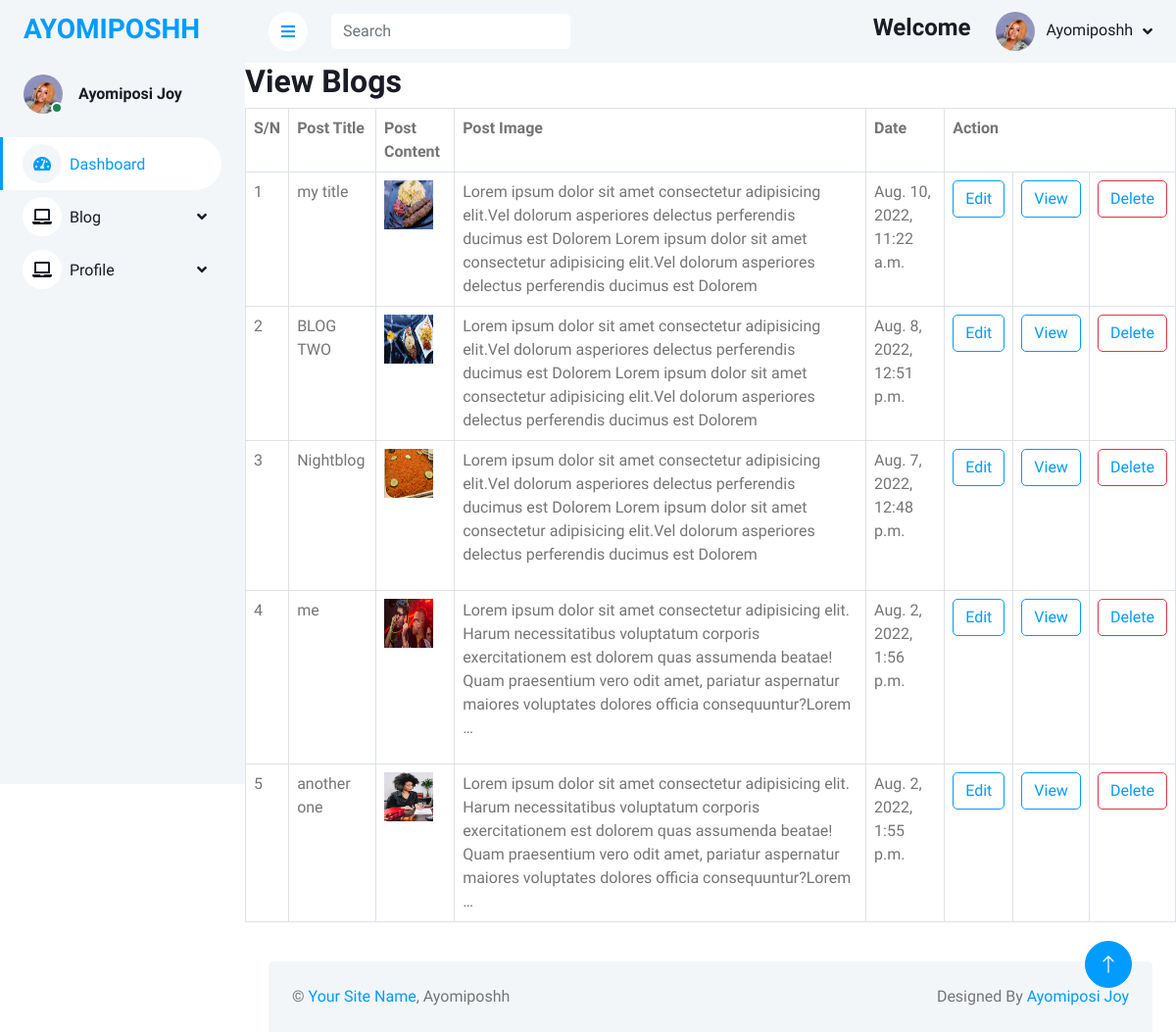
Page /second_app/viewblog/ (signed in) on the committed database.
### second_app/models.py (models this page shows, shortened)
class UserProfile(models.Model):
  user = models.OneToOneField(User, on_delete=models.CASCADE)
  first_name = models.CharField(max_length=100, blank=True)
  last_name = models.CharField(max_length=100, blank=True)
  email = models.EmailField(max_length=150)
  image = models.ImageField(blank=True, null=True, help_text='Dimension 600px X 671px')
  number = models.CharField(max_length= 15,null=True,blank=True)
  website = models.URLField(blank=True, null=True)
  address=models.CharField(max_length= 1000,null=True,blank=True)
  def get_profile_img(self):
        if self.image:
            return self.image.url

class Post(models.Model):
    user = models.ForeignKey(User,on_delete=models.CASCADE)
    title=models.CharField(max_length=150,null=True, blank=True)
    slug=models.SlugField(null=True)
    email=models.EmailField(null=True, blank=True)
    status = models.IntegerField(choices=STATUS, default=0)
    image = models.ImageField()
    created_on =models.DateTimeField(auto_now_add=True)
    content =HTMLField()
    class Meta:
      ordering =[ '-created_on']

### second_app/views.py (the view)
# urls.py: path('viewblog/',views.viewblog, name='view_blog'),
def viewblog(request):
  view_blog=Post.objects.filter(user=request.user)
  return render(request, 'dashboard/viewblog.html',{'view_blog' : view_blog,})

### templates/dashboard/viewblog.html (shortened to what this page needs)
{% extends 'dashboard/base.html' %}
{% block content  %}
<h2>View Blogs</h2>
   <table class="table table-bordered">
     <tr>
      <th>S/N</th>
       <th>Post Title</th>
       <th>Post Content</th>
       <th>Post Image</th>
       <th>Date</th>
    <th colspan="3">Action</th>
</tr>
{% if view_blog %}
{% for v in view_blog %}
<tr>
  <td>{{ forloop.counter }}</td>
  <td>{{ v.title }}</td>
  <td><img src="{{ v.image.url }}" width="50" height="50" alt=""></td>
  <td>{{ v.content|truncatewords:30|safe }}</td>
  <td>{{ v.created_on  }}</td>
   <td>
     <button class="btn btn-outline-primary"><a href="{% url 'second_app:edit_blog_form' v.id %}">Edit</a></button>
  </td>
  <td>
      <button class="btn btn-outline-primary"><a href="{% url 'second_app:view_detail' v.id %}">View</a></button>
  </td>
  <td>
   <button class="btn btn-outline-danger"><a href="{% url 'second_app:delete' v.id %}">Delete</a></button>
  </td>
</tr>
{% endfor %}
{% endif %}
</table>
{% endblock %}

### templates/dashboard/base.html (shortened to what this page needs)
{%load static %}
<!DOCTYPE html>
<html lang="en">
<head>
    <link href="https://cdnjs.cloudflare.com/ajax/libs/font-awesome/5.10.0/css/all.min.css" rel="stylesheet">
    <link href="https://cdn.jsdelivr.net/npm/bootstrap-icons@1.4.1/font/bootstrap-icons.css" rel="stylesheet">
    <link href="{% static 'dashboard/lib/owlcarousel/assets/owl.carousel.min.css' %}" rel="stylesheet">
    <link href="{% static 'dashboard/lib/tempusdominus/css/tempusdominus-bootstrap-4.min.css' %}" rel="stylesheet" />
    <link href="{% static 'dashboard/css/bootstrap.min.css' %}" rel="stylesheet">
    <link href="{% static 'dashboard/css/style.css' %}" rel="stylesheet">
</head>
<body>
    <div class="container-xxl position-relative bg-white d-flex p-0">
        <div class="sidebar pe-4 pb-3">
            <nav class="navbar bg-light navbar-light">
                <a href="index.html" class="navbar-brand mx-4 mb-3">
                    <h3 class="text-primary">AYOMIPOSHH</h3>
                </a>
                <div class="d-flex align-items-center ms-4 mb-4">
                    <div class="position-relative">
                        <img class="rounded-circle" src="{{request.user.userprofile.get_profile_img}}" alt="" style="width: 40px; height: 40px;">
                        <div class="bg-success rounded-circle border border-2 border-white position-absolute end-0 bottom-0 p-1"></div>
                    </div>
                    <div class="ms-3">
                        <h6 class="mb-0" style="text-transform:capitalize ;">{{request.user.get_full_name}}</h6>
                    </div>
                </div>
                <div class="navbar-nav w-100">
                    <a href="index.html" class="nav-item nav-link active"><i class="fa fa-tachometer-alt me-2"></i>Dashboard</a>
                    <div class="nav-item dropdown">
                        <a href="#" class="nav-link dropdown-toggle" data-bs-toggle="dropdown"><i class="fa fa-laptop me-2"></i>Blog</a>
                    </div>
                    <div class="nav-item dropdown">
                        <a href="#" class="nav-link dropdown-toggle" data-bs-toggle="dropdown"><i class="fa fa-laptop me-2"></i>Profile</a>
                    </div>
                 </div>
            </nav>
        </div>
        <div class="content">
            <nav class="navbar navbar-expand bg-light navbar-light sticky-top px-4 py-0">
                <a href="#" class="sidebar-toggler flex-shrink-0">
                    <i class="fa fa-bars"></i>
                </a>
                <form class="d-none d-md-flex ms-4">
                    <input class="form-control border-0" type="search" placeholder="Search">
                </form>
                <div class="navbar-nav align-items-center ms-auto">
                   <h4>Welcome</h4>
                    <div class="nav-item dropdown">
                        <a href="#" class="nav-link dropdown-toggle" data-bs-toggle="dropdown">
                            <img class="rounded-circle me-lg-2" src="{{request.user.userprofile.get_profile_img}}" alt="" style="width: 40px; height: 40px;">
                            <span class="d-none d-lg-inline-flex" style="text-transform:capitalize ;">{{request.user.get_username}}</span>
                        </a>
                    </div>
                </div>
            </nav>
            {% block content %}
            {% endblock %}
            <div class="container-fluid pt-4 px-4">
                <div class="bg-light rounded-top p-4">
                    <div class="row">
                        <div class="col-12 col-sm-6 text-center text-sm-start">
                            &copy; <a href="#">Your Site Name</a>, Ayomiposhh
                        </div>
                        <div class="col-12 col-sm-6 text-center text-sm-end">
                            Designed By <a href="mailto:ayomiposijoy@gmail.com">Ayomiposi Joy</a>
                        </div>
                    </div>
                </div>
            </div>
        </div>
        <a href="#" class="btn btn-lg btn-primary btn-lg-square back-to-top"><i class="bi bi-arrow-up"></i></a>
    </div>
</body>
</html>

### static/dashboard/css/style.css (style rules this page uses)
:root { --primary: #009CFF; --light: #F3F6F9; --dark: #191C24; }
.back-to-top { position: fixed; display: none; right: 45px; bottom: 45px; z-index: 99; }
.btn { transition: .5s; }
.btn.btn-primary { color: #FFFFFF; }
.btn-lg-square { width: 48px; height: 48px; }
.btn-square, .btn-sm-square, .btn-lg-square { padding: 0; display: inline-flex; align-items: center; justify-content: center; font-weight: normal; border-radius: 50px; }
.sidebar { position: fixed; top: 0; left: 0; bottom: 0; width: 250px; height: 100vh; overflow-y: auto; background: var(--light); transition: 0.5s; z-index: 999; }
.content { margin-left: 250px; min-height: 100vh; background: #FFFFFF; transition: 0.5s; }
@media (min-width: 992px) { .sidebar { margin-left: 0; } }
@media (min-width: 992px) { .content { width: calc(100% - 250px); } }
.sidebar .navbar .navbar-nav .nav-link { padding: 7px 20px; color: var(--dark); font-weight: 500; border-left: 3px solid var(--light); border-radius: 0 30px 30px 0; outline: none; }
.sidebar .navbar .navbar-nav .nav-link:hover, .sidebar .navbar .navbar-nav .nav-link.active { color: var(--primary); background: #FFFFFF; border-color: var(--primary); }
.sidebar .navbar .navbar-nav .nav-link i { width: 40px; height: 40px; display: inline-flex; align-items: center; justify-content: center; background: #FFFFFF; border-radius: 40px; }
.sidebar .navbar .navbar-nav .nav-link:hover i, .sidebar .navbar .navbar-nav .nav-link.active i { background: var(--light); }
.sidebar .navbar .dropdown-toggle::after { position: absolute; top: 15px; right: 15px; border: none; content: "\f107"; font-family: "Font Awesome 5 Free"; font-weight: 900; transition: .5s; }
.content .navbar .navbar-nav .nav-link { margin-left: 25px; padding: 12px 0; color: var(--dark); outline: none; }
.content .navbar .sidebar-toggler, .content .navbar .navbar-nav .nav-link i { width: 40px; height: 40px; display: inline-flex; align-items: center; justify-content: center; background: #FFFFFF; border-radius: 40px; }
.content .navbar .dropdown-toggle::after { margin-left: 6px; vertical-align: middle; border: none; content: "\f107"; font-family: "Font Awesome 5 Free"; font-weight: 900; transition: .5s; }

### rows in the picture
Post: title "my title", image (picture), content "Lorem ipsum dolor sit amet consectetur adipisicing elit.Vel dolorum asperiores delectus perferendis ducimus est Dolorem Lorem ipsum dolor sit amet consectetur adipisicing elit.Vel dolorum asperiores delectus perferendis ducimus est Dolorem", created_on "Aug. 10, 2022, 11:22 a.m."
Post: title "BLOG TWO", image (picture), content "Lorem ipsum dolor sit amet consectetur adipisicing elit.Vel dolorum asperiores delectus perferendis ducimus est Dolorem Lorem ipsum dolor sit amet consectetur adipisicing elit.Vel dolorum asperiores delectus perferendis ducimus est Dolorem", created_on "Aug. 8, 2022, 12:51 p.m."
Post: title "Nightblog", image (picture), content "Lorem ipsum dolor sit amet consectetur adipisicing elit.Vel dolorum asperiores delectus perferendis ducimus est Dolorem Lorem ipsum dolor sit amet consectetur adipisicing elit.Vel dolorum asperiores delectus perferendis ducimus est Dolorem", created_on "Aug. 7, 2022, 12:48 p.m."
Post: title "me", image (picture), content "Lorem ipsum dolor sit amet consectetur adipisicing elit. Harum necessitatibus voluptatum corporis exercitationem est dolorem quas assumenda beatae! Quam praesentium vero odit amet, pariatur aspernatur maiores voluptates dolores officia consequuntur?Lorem …", created_on "Aug. 2, 2022, 1:56 p.m."
Post: title "another one", image (picture), content "Lorem ipsum dolor sit amet consectetur adipisicing elit. Harum necessitatibus voluptatum corporis exercitationem est dolorem quas assumenda beatae! Quam praesentium vero odit amet, pariatur aspernatur maiores voluptates dolores officia consequuntur?Lorem …", created_on "Aug. 2, 2022, 1:55 p.m."

### other values in the picture
{{ request.user.get_full_name }} "Ayomiposi Joy"
{{ request.user.get_username }} "Ayomiposhh"
